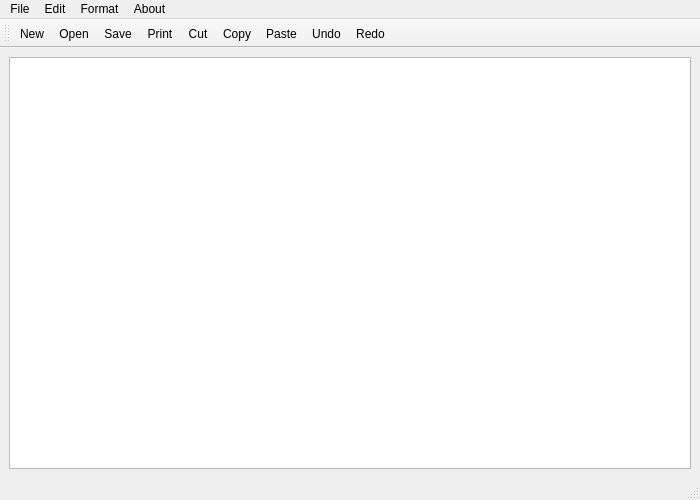
<?xml version="1.0" encoding="UTF-8"?>
<ui version="4.0">
 <class>MainWindow</class>
 <widget class="QMainWindow" name="MainWindow">
  <property name="geometry">
   <rect>
    <x>0</x>
    <y>0</y>
    <width>700</width>
    <height>500</height>
   </rect>
  </property>
  <property name="windowTitle">
   <string>Smartpad App</string>
  </property>
  <property name="windowIcon">
   <iconset resource="images/images.qrc">
    <normaloff>images/notepad.png</normaloff>images/notepad.png</iconset>
  </property>
  <widget class="QWidget" name="centralwidget">
   <layout class="QHBoxLayout" name="horizontalLayout">
    <item>
     <widget class="QTextEdit" name="textEdit"/>
    </item>
   </layout>
  </widget>
  <widget class="QMenuBar" name="menubar">
   <property name="geometry">
    <rect>
     <x>0</x>
     <y>0</y>
     <width>700</width>
     <height>21</height>
    </rect>
   </property>
   <widget class="QMenu" name="menuFile">
    <property name="title">
     <string>File</string>
    </property>
    <addaction name="actionNew"/>
    <addaction name="actionOpen"/>
    <addaction name="actionSave"/>
    <addaction name="separator"/>
    <addaction name="actionPrint"/>
    <addaction name="actionPrint_Preview"/>
    <addaction name="actionExport_PDF"/>
    <addaction name="separator"/>
    <addaction name="actionQuit"/>
   </widget>
   <widget class="QMenu" name="menuEdit">
    <property name="title">
     <string>Edit</string>
    </property>
    <addaction name="actionUndo"/>
    <addaction name="actionRedo"/>
    <addaction name="separator"/>
    <addaction name="actionCut"/>
    <addaction name="actionCopy"/>
    <addaction name="actionPaste"/>
   </widget>
   <widget class="QMenu" name="menuFormat">
    <property name="title">
     <string>Format</string>
    </property>
    <addaction name="actionBold"/>
    <addaction name="actionItalic"/>
    <addaction name="actionUnderline"/>
    <addaction name="separator"/>
    <addaction name="actionLeft"/>
    <addaction name="actionRight"/>
    <addaction name="actionCenter"/>
    <addaction name="actionJustify"/>
    <addaction name="separator"/>
    <addaction name="actionFont"/>
    <addaction name="actionColor"/>
   </widget>
   <widget class="QMenu" name="menuAbout">
    <property name="title">
     <string>About</string>
    </property>
    <addaction name="actionAbout_Smartpad"/>
   </widget>
   <addaction name="menuFile"/>
   <addaction name="menuEdit"/>
   <addaction name="menuFormat"/>
   <addaction name="menuAbout"/>
  </widget>
  <widget class="QStatusBar" name="statusbar"/>
  <widget class="QToolBar" name="toolBar">
   <property name="windowTitle">
    <string>toolBar</string>
   </property>
   <attribute name="toolBarArea">
    <enum>TopToolBarArea</enum>
   </attribute>
   <attribute name="toolBarBreak">
    <bool>false</bool>
   </attribute>
   <addaction name="actionNew"/>
   <addaction name="actionOpen"/>
   <addaction name="actionSave"/>
   <addaction name="actionPrint"/>
   <addaction name="actionCut"/>
   <addaction name="actionCopy"/>
   <addaction name="actionPaste"/>
   <addaction name="actionUndo"/>
   <addaction name="actionRedo"/>
  </widget>
  <action name="actionNew">
   <property name="icon">
    <iconset resource="images/images.qrc">
     <normaloff>images/new.png</normaloff>images/new.png</iconset>
   </property>
   <property name="text">
    <string>New</string>
   </property>
   <property name="shortcut">
    <string>Ctrl+N</string>
   </property>
  </action>
  <action name="actionOpen">
   <property name="icon">
    <iconset resource="images/images.qrc">
     <normaloff>images/open.png</normaloff>images/open.png</iconset>
   </property>
   <property name="text">
    <string>Open</string>
   </property>
   <property name="shortcut">
    <string>Ctrl+O</string>
   </property>
  </action>
  <action name="actionSave">
   <property name="icon">
    <iconset resource="images/images.qrc">
     <normaloff>images/save.png</normaloff>images/save.png</iconset>
   </property>
   <property name="text">
    <string>Save</string>
   </property>
   <property name="shortcut">
    <string>Ctrl+S</string>
   </property>
  </action>
  <action name="actionPrint">
   <property name="icon">
    <iconset resource="images/images.qrc">
     <normaloff>images/print.png</normaloff>images/print.png</iconset>
   </property>
   <property name="text">
    <string>Print</string>
   </property>
   <property name="shortcut">
    <string>Ctrl+P</string>
   </property>
  </action>
  <action name="actionPrint_Preview">
   <property name="icon">
    <iconset resource="images/images.qrc">
     <normaloff>images/printprev.png</normaloff>images/printprev.png</iconset>
   </property>
   <property name="text">
    <string>Print Preview</string>
   </property>
   <property name="shortcut">
    <string>Ctrl+Shift+P</string>
   </property>
  </action>
  <action name="actionExport_PDF">
   <property name="icon">
    <iconset resource="images/images.qrc">
     <normaloff>images/pdf.png</normaloff>images/pdf.png</iconset>
   </property>
   <property name="text">
    <string>Export PDF</string>
   </property>
  </action>
  <action name="actionQuit">
   <property name="icon">
    <iconset resource="images/images.qrc">
     <normaloff>images/exit.png</normaloff>images/exit.png</iconset>
   </property>
   <property name="text">
    <string>Quit</string>
   </property>
   <property name="shortcut">
    <string>Ctrl+Q</string>
   </property>
  </action>
  <action name="actionUndo">
   <property name="icon">
    <iconset resource="images/images.qrc">
     <normaloff>images/undo.png</normaloff>images/undo.png</iconset>
   </property>
   <property name="text">
    <string>Undo</string>
   </property>
   <property name="shortcut">
    <string>Ctrl+Z</string>
   </property>
  </action>
  <action name="actionRedo">
   <property name="icon">
    <iconset resource="images/images.qrc">
     <normaloff>images/redo.png</normaloff>images/redo.png</iconset>
   </property>
   <property name="text">
    <string>Redo</string>
   </property>
   <property name="shortcut">
    <string>Ctrl+Y</string>
   </property>
  </action>
  <action name="actionCut">
   <property name="icon">
    <iconset resource="images/images.qrc">
     <normaloff>images/cut.png</normaloff>images/cut.png</iconset>
   </property>
   <property name="text">
    <string>Cut</string>
   </property>
   <property name="shortcut">
    <string>Ctrl+X</string>
   </property>
  </action>
  <action name="actionCopy">
   <property name="icon">
    <iconset resource="images/images.qrc">
     <normaloff>images/copy.png</normaloff>images/copy.png</iconset>
   </property>
   <property name="text">
    <string>Copy</string>
   </property>
   <property name="shortcut">
    <string>Ctrl+C</string>
   </property>
  </action>
  <action name="actionPaste">
   <property name="icon">
    <iconset resource="images/images.qrc">
     <normaloff>images/paste.png</normaloff>images/paste.png</iconset>
   </property>
   <property name="text">
    <string>Paste</string>
   </property>
   <property name="shortcut">
    <string>Ctrl+V</string>
   </property>
  </action>
  <action name="actionBold">
   <property name="icon">
    <iconset resource="images/images.qrc">
     <normaloff>images/bold.png</normaloff>images/bold.png</iconset>
   </property>
   <property name="text">
    <string>Bold</string>
   </property>
   <property name="shortcut">
    <string>Ctrl+B</string>
   </property>
  </action>
  <action name="actionItalic">
   <property name="icon">
    <iconset resource="images/images.qrc">
     <normaloff>images/italic.png</normaloff>images/italic.png</iconset>
   </property>
   <property name="text">
    <string>Italic</string>
   </property>
   <property name="shortcut">
    <string>Ctrl+I</string>
   </property>
  </action>
  <action name="actionUnderline">
   <property name="icon">
    <iconset resource="images/images.qrc">
     <normaloff>images/underline.png</normaloff>images/underline.png</iconset>
   </property>
   <property name="text">
    <string>Underline</string>
   </property>
   <property name="shortcut">
    <string>Ctrl+U</string>
   </property>
  </action>
  <action name="actionLeft">
   <property name="icon">
    <iconset resource="images/images.qrc">
     <normaloff>images/left.png</normaloff>images/left.png</iconset>
   </property>
   <property name="text">
    <string>Left</string>
   </property>
   <property name="shortcut">
    <string>Ctrl+L</string>
   </property>
  </action>
  <action name="actionRight">
   <property name="icon">
    <iconset resource="images/images.qrc">
     <normaloff>images/right.png</normaloff>images/right.png</iconset>
   </property>
   <property name="text">
    <string>Right</string>
   </property>
   <property name="shortcut">
    <string>Ctrl+R</string>
   </property>
  </action>
  <action name="actionCenter">
   <property name="icon">
    <iconset resource="images/images.qrc">
     <normaloff>images/center.png</normaloff>images/center.png</iconset>
   </property>
   <property name="text">
    <string>Center</string>
   </property>
   <property name="shortcut">
    <string>Ctrl+E</string>
   </property>
  </action>
  <action name="actionJustify">
   <property name="icon">
    <iconset resource="images/images.qrc">
     <normaloff>images/justify.png</normaloff>images/justify.png</iconset>
   </property>
   <property name="text">
    <string>Justify</string>
   </property>
   <property name="shortcut">
    <string>Ctrl+J</string>
   </property>
  </action>
  <action name="actionFont">
   <property name="icon">
    <iconset resource="images/images.qrc">
     <normaloff>images/font.png</normaloff>images/font.png</iconset>
   </property>
   <property name="text">
    <string>Font</string>
   </property>
  </action>
  <action name="actionColor">
   <property name="icon">
    <iconset resource="images/images.qrc">
     <normaloff>images/color.png</normaloff>images/color.png</iconset>
   </property>
   <property name="text">
    <string>Color</string>
   </property>
  </action>
  <action name="actionAbout_Smartpad">
   <property name="icon">
    <iconset resource="images/images.qrc">
     <normaloff>images/about.png</normaloff>images/about.png</iconset>
   </property>
   <property name="text">
    <string>About Smartpad</string>
   </property>
  </action>
  <action name="actionHelp">
   <property name="icon">
    <iconset resource="images/images.qrc">
     <normaloff>images/aboutqt.png</normaloff>images/aboutqt.png</iconset>
   </property>
   <property name="text">
    <string>Help</string>
   </property>
  </action>
 </widget>
 <resources>
  <include location="images/images.qrc"/>
 </resources>
 <connections/>
</ui>
